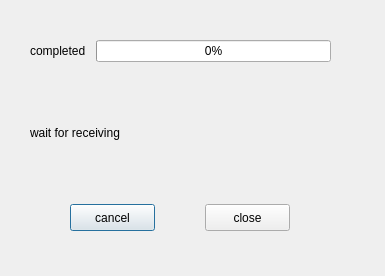
<?xml version="1.0" encoding="UTF-8"?>
<ui version="4.0">
 <class>Client</class>
 <widget class="QDialog" name="Client">
  <property name="geometry">
   <rect>
    <x>0</x>
    <y>0</y>
    <width>385</width>
    <height>276</height>
   </rect>
  </property>
  <property name="windowTitle">
   <string>receive</string>
  </property>
  <widget class="QWidget" name="">
   <property name="geometry">
    <rect>
     <x>30</x>
     <y>40</y>
     <width>301</width>
     <height>191</height>
    </rect>
   </property>
   <layout class="QVBoxLayout" name="verticalLayout">
    <property name="spacing">
     <number>10</number>
    </property>
    <property name="leftMargin">
     <number>0</number>
    </property>
    <item>
     <layout class="QHBoxLayout" name="horizontalLayout">
      <item>
       <widget class="QLabel" name="label">
        <property name="text">
         <string>completed</string>
        </property>
       </widget>
      </item>
      <item>
       <widget class="QProgressBar" name="progressBar">
        <property name="value">
         <number>0</number>
        </property>
       </widget>
      </item>
     </layout>
    </item>
    <item>
     <widget class="QLabel" name="cStatusLabel">
      <property name="text">
       <string>wait for receiving</string>
      </property>
     </widget>
    </item>
    <item>
     <layout class="QHBoxLayout" name="horizontalLayout_2">
      <item>
       <widget class="QPushButton" name="cCancelBtn">
        <property name="maximumSize">
         <size>
          <width>85</width>
          <height>27</height>
         </size>
        </property>
        <property name="text">
         <string>cancel</string>
        </property>
       </widget>
      </item>
      <item>
       <widget class="QPushButton" name="cCloseBtn">
        <property name="maximumSize">
         <size>
          <width>85</width>
          <height>27</height>
         </size>
        </property>
        <property name="text">
         <string>close</string>
        </property>
       </widget>
      </item>
     </layout>
    </item>
   </layout>
  </widget>
 </widget>
 <resources/>
 <connections/>
</ui>
